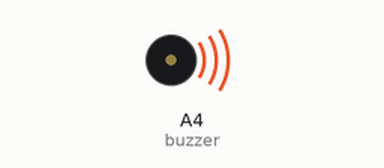
This sketch was run on a simulated Arduino Uno, built with avr-gcc and run on an emulated ATmega328P. Shown: buzzer (waves = sounding).

Above: at 0.1 s.
At 81.8 s:
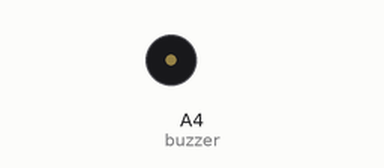
Timing chart, 0 to 83.3 s (numbered marks = the images above):
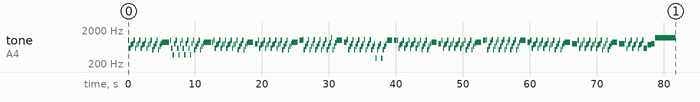

The sketch:

Illuminated_Coral_Palace.ino
```cpp
// GENSHIN IMPACT 海祇島常駐 BGM "溢彩華庭" / Watatsumi Island Ambient OST "Illuminated Coral Palace"

#include <avr/pgmspace.h>

#define NOTE_B0  31
#define NOTE_C1  33
#define NOTE_CS1 35
#define NOTE_D1  37
#define NOTE_DS1 39
#define NOTE_E1  41
#define NOTE_F1  44
#define NOTE_FS1 46
#define NOTE_G1  49
#define NOTE_GS1 52
#define NOTE_A1  55
#define NOTE_AS1 58
#define NOTE_B1  62
#define NOTE_C2  65
#define NOTE_CS2 69
#define NOTE_D2  73
#define NOTE_DS2 78
#define NOTE_E2  82
#define NOTE_F2  87
#define NOTE_FS2 93
#define NOTE_G2  98
#define NOTE_GS2 104
#define NOTE_A2  110
#define NOTE_AS2 117
#define NOTE_B2  123
#define NOTE_C3  131
#define NOTE_CS3 139
#define NOTE_D3  147
#define NOTE_DS3 156
#define NOTE_E3  165
#define NOTE_F3  175
#define NOTE_FS3 185
#define NOTE_G3  196
#define NOTE_GS3 208
#define NOTE_A3  220
#define NOTE_AS3 233
#define NOTE_B3  247
#define NOTE_C4  262
#define NOTE_CS4 277
#define NOTE_D4  294
#define NOTE_DS4 311
#define NOTE_E4  330
#define NOTE_F4  349
#define NOTE_FS4 370
#define NOTE_G4  392
#define NOTE_GS4 415
#define NOTE_A4  440
#define NOTE_AS4 466
#define NOTE_B4  494
#define NOTE_C5  523
#define NOTE_CS5 554
#define NOTE_D5  587
#define NOTE_DS5 622
#define NOTE_E5  659
#define NOTE_F5  698
#define NOTE_FS5 740
#define NOTE_G5  784
#define NOTE_GS5 831
#define NOTE_A5  880
#define NOTE_AS5 932
#define NOTE_B5  988
#define NOTE_C6  1047
#define NOTE_CS6 1109
#define NOTE_D6  1175
#define NOTE_DS6 1245
#define NOTE_E6  1319
#define NOTE_F6  1397
#define NOTE_FS6 1480
#define NOTE_G6  1568
#define NOTE_GS6 1661
#define NOTE_A6  1760
#define NOTE_AS6 1865
#define NOTE_B6  1976
#define NOTE_C7  2093
#define NOTE_CS7 2217
#define NOTE_D7  2349
#define NOTE_DS7 2489
#define NOTE_E7  2637
#define NOTE_F7  2794
#define NOTE_FS7 2960
#define NOTE_G7  3136
#define NOTE_GS7 3322
#define NOTE_A7  3520
#define NOTE_AS7 3729
#define NOTE_B7  3951
#define NOTE_C8  4186
#define NOTE_CS8 4435
#define NOTE_D8  4699
#define NOTE_DS8 4978
#define NOTE_E8  5274
#define NOTE_F8  5588
#define NOTE_FS8 5920
#define NOTE_G8  6272
#define NOTE_GS8 6645
#define NOTE_A8  7074
#define NOTE_AS8 7459
#define NOTE_B8  7902
#define REST 0

int tempo = 70;
int buzzer = A4;

const int melody[] PROGMEM = {
  NOTE_B5,16,NOTE_D5,16,NOTE_FS5,16,NOTE_G5,16,NOTE_B5,16,NOTE_D5,16,NOTE_FS5,16,NOTE_G5,16,NOTE_B5,16,NOTE_D5,16,NOTE_FS5,16,NOTE_G5,16,NOTE_B5,16,NOTE_D5,16,NOTE_FS5,16,NOTE_G5,16,NOTE_B5,16,
  NOTE_C5,16,NOTE_E5,16,NOTE_G5,16,NOTE_B5,16,NOTE_C5,16,NOTE_E5,16,NOTE_G5,16,NOTE_A5,3,
  NOTE_B5,16,NOTE_D5,16,NOTE_FS4,16,NOTE_G5,16,NOTE_B5,16,NOTE_D5,16,NOTE_FS4,16,NOTE_G5,16,NOTE_B5,16,NOTE_D5,16,NOTE_FS4,16,NOTE_G5,16,NOTE_B5,16,NOTE_D5,16,NOTE_FS4,16,NOTE_G5,16,NOTE_B5,16,
  NOTE_C5,16,NOTE_E5,16,NOTE_G5,16,NOTE_B5,16,NOTE_C5,16,NOTE_E5,16,NOTE_G5,16,NOTE_A5,3,NOTE_A5,16,NOTE_B5,16,
  NOTE_D5,16,NOTE_FS5,16,NOTE_G5,16,NOTE_B5,16,NOTE_D5,16,NOTE_FS5,16,NOTE_G5,16,NOTE_B5,16,NOTE_D5,16,NOTE_FS5,16,NOTE_G5,16,NOTE_B5,16,NOTE_D5,16,NOTE_FS5,16,NOTE_G5,16,NOTE_B5,16,
  NOTE_C5,16,NOTE_E5,16,NOTE_G5,16,NOTE_B5,16,NOTE_C5,16,NOTE_E5,16,NOTE_G5,16,NOTE_A5,4,REST,16,NOTE_G5,8,NOTE_B5,16,
  NOTE_D5,16,NOTE_FS5,16,NOTE_G5,16,NOTE_B5,16,NOTE_D5,16,NOTE_FS5,16,NOTE_G5,16,NOTE_B5,16,NOTE_D5,16,NOTE_FS5,16,NOTE_G5,16,NOTE_B5,16,NOTE_D5,16,NOTE_FS5,16,NOTE_G5,16,NOTE_B5,16,
  NOTE_C5,16,NOTE_E5,16,NOTE_G5,16,NOTE_B5,16,NOTE_C5,16,NOTE_E5,16,NOTE_G5,16,NOTE_A5,4,REST,16,NOTE_B5,8,NOTE_C6,16,
  NOTE_C5,16,NOTE_E5,16,NOTE_G5,16,NOTE_C6,16,NOTE_C5,16,NOTE_E5,16,NOTE_G5,16,NOTE_C6,16,NOTE_C5,16,NOTE_E5,16,NOTE_G5,16,NOTE_C6,16,NOTE_C5,16,NOTE_E5,16,NOTE_G5,16,NOTE_C6,16,
  NOTE_C5,16,NOTE_E5,16,NOTE_GS5,16,NOTE_D6,16,NOTE_C5,16,NOTE_E5,16,NOTE_GS5,16,NOTE_B5,4,REST,16,NOTE_A5,8,NOTE_C6,16,
  NOTE_C5,16,NOTE_E5,16,NOTE_G5,16,NOTE_C6,16,NOTE_C5,16,NOTE_E5,16,NOTE_G5,16,NOTE_C6,16,NOTE_C5,16,NOTE_E5,16,NOTE_G5,16,NOTE_C6,16,NOTE_C5,16,NOTE_E5,16,NOTE_G5,16,NOTE_C6,16,NOTE_C5,16,NOTE_E5,16,NOTE_G5,16,NOTE_D4,16,
  NOTE_C5,16,NOTE_E5,16,NOTE_G5,16,NOTE_D4,16,NOTE_C5,16,NOTE_E5,16,NOTE_G5,16,NOTE_B5,4,REST,16,NOTE_B5,8,NOTE_B5,16,
  NOTE_D5,16,NOTE_FS5,16,NOTE_G5,16,NOTE_B5,16,NOTE_D5,16,NOTE_FS5,16,NOTE_G5,16,NOTE_B5,16,NOTE_D5,16,NOTE_FS5,16,NOTE_G5,16,NOTE_B5,16,NOTE_D5,16,NOTE_FS5,16,NOTE_G5,16,NOTE_B5,16,
  NOTE_C5,16,NOTE_E5,16,NOTE_G5,16,NOTE_B5,16,NOTE_C5,16,NOTE_E5,16,NOTE_G5,16,NOTE_A5,4,REST,16,NOTE_G5,8,NOTE_B5,16,
  NOTE_D5,16,NOTE_FS5,16,NOTE_G5,16,NOTE_B5,16,NOTE_D5,16,NOTE_FS5,16,NOTE_G5,16,NOTE_B5,16,NOTE_D5,16,NOTE_FS5,16,NOTE_G5,16,NOTE_B5,16,NOTE_D5,16,NOTE_FS5,16,NOTE_G5,16,NOTE_B5,16,
  NOTE_C5,16,NOTE_E5,16,NOTE_G5,16,NOTE_B5,16,NOTE_C5,16,NOTE_E5,16,NOTE_G5,16,NOTE_A5,4,REST,16,NOTE_B5,8,NOTE_C6,16,
  NOTE_C5,16,NOTE_E5,16,NOTE_A5,16,NOTE_C6,16,NOTE_C5,16,NOTE_E5,16,NOTE_A5,16,NOTE_C6,16, NOTE_C5,16,NOTE_E5,16,NOTE_A5,16,NOTE_C6,16, NOTE_C5,16,NOTE_E5,16,NOTE_A5,16,NOTE_C6,16,
  NOTE_C5,16,NOTE_E5,16,NOTE_GS5,16,NOTE_C6,16,NOTE_C5,16,NOTE_E5,16,NOTE_GS5,16,NOTE_B5,4,REST,16,NOTE_A5,8,NOTE_B5,16,
  NOTE_D5,16,NOTE_FS5,16,NOTE_G5,16,NOTE_B5,16,NOTE_D5,16,NOTE_FS5,16,NOTE_G5,16,NOTE_B5,16,NOTE_D5,16,NOTE_FS5,16,NOTE_G5,16,NOTE_B5,16,NOTE_D5,16,NOTE_FS5,16,NOTE_G5,16,NOTE_B5,16,
  NOTE_C5,16,NOTE_E5,16,NOTE_G5,16,NOTE_B5,16,NOTE_C5,16,NOTE_E5,16,NOTE_G5,16,NOTE_A5,4,REST,16,NOTE_G5,4,NOTE_B5,16,
  NOTE_D5,16,NOTE_FS5,16,NOTE_G5,16,NOTE_B5,16,NOTE_D5,16,NOTE_FS5,16,NOTE_G5,16,NOTE_B5,16,NOTE_D5,16,NOTE_FS5,16,NOTE_G5,16,NOTE_B5,16,NOTE_D5,16,NOTE_FS5,16,NOTE_G5,16,NOTE_B5,16,
  NOTE_C5,16,NOTE_E5,16,NOTE_G5,16,NOTE_B5,16,NOTE_C5,16,NOTE_E5,16,NOTE_G5,16,NOTE_A5,4,REST,16,NOTE_G5,4,NOTE_B5,16,
  NOTE_D5,16,NOTE_FS5,16,NOTE_G5,16,NOTE_B5,16,NOTE_D5,16,NOTE_FS5,16,NOTE_G5,16,NOTE_B5,16,NOTE_D5,16,NOTE_FS5,16,NOTE_G5,16,NOTE_B5,16,NOTE_D5,6,NOTE_FS5,6,NOTE_G5,6,NOTE_D6,1,

};

int notes = sizeof(melody) / sizeof(melody[0]) / 2;
int wholenote = (60000 * 4) / tempo;

void playMelody(const int melody[], int notes, int wholenote) {
  for (int thisNote = 0; thisNote < notes * 2; thisNote += 2) {

    int pitch = pgm_read_word(&melody[thisNote]);
    int divider = pgm_read_word(&melody[thisNote + 1]);

    int noteDuration;

    if (divider > 0) {
      // 正常音符
      noteDuration = wholenote / divider;
    } else {
      // 負音符（1.5倍）
      noteDuration = wholenote / abs(divider);
      noteDuration = noteDuration * 1.5;
    }

    tone(buzzer, pitch, noteDuration * 0.9);
    delay(noteDuration);
    noTone(buzzer);
  }
}

void setup() {
  playMelody(melody, notes, wholenote);
}

void loop() {
}
```
